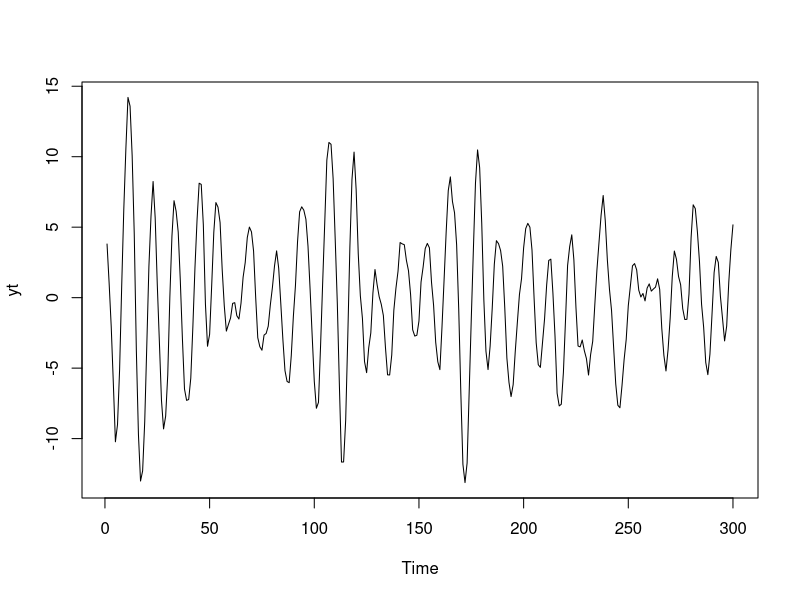
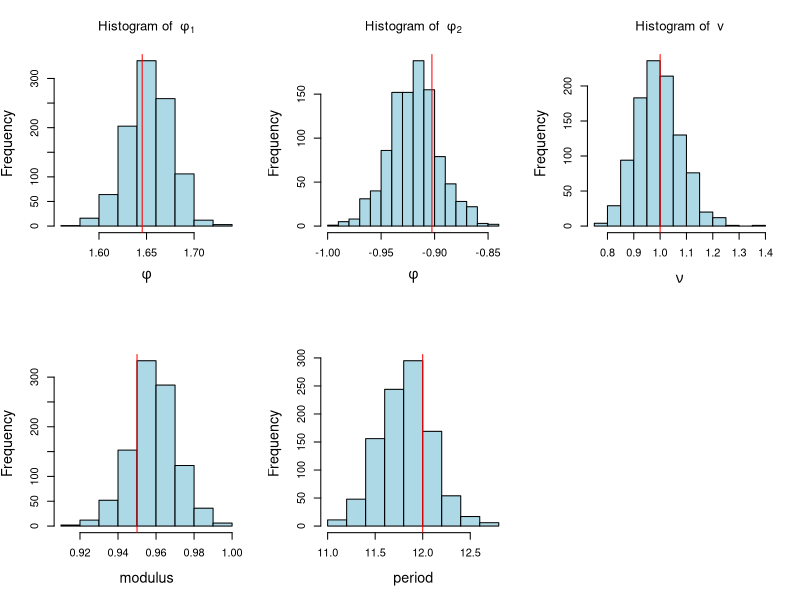

Reproduce these figures in R, in order.
# Simulate 300 observations from an AR(2) with one pair of complex-valued roots 
set.seed(2021)
r=0.95
lambda=12 
phi=numeric(2) 
phi[1]=2*r*cos(2*pi/lambda) 
phi[2]=-r^2
sd=1 # innovation standard deviation
T=300 # number of time points
# generate stationary AR(2) process
yt=arima.sim(n = T, model = list(ar = phi), sd = sd) 
par(mfrow=c(1,1))
plot(yt)

## Compute the MLE of phi and the unbiased estimator of v using the conditional likelihood
p=2
y=rev(yt[(p+1):T]) # response
X=t(matrix(yt[rev(rep((1:p),T-p)+rep((0:(T-p-1)),rep(p,T-p)))],p,T-p));
XtX=t(X)%*%X
XtX_inv=solve(XtX)
phi_MLE=XtX_inv%*%t(X)%*%y # MLE for phi
s2=sum((y - X%*%phi_MLE)^2)/(length(y) - p) #unbiased estimate for v

#####################################################################################
### Posterior inference, conditional likelihood + reference prior via 
### direct sampling                 
#####################################################################################

n_sample=1000 # posterior sample size
library(MASS)

## step 1: sample v from inverse gamma distribution
v_sample=1/rgamma(n_sample, (T-2*p)/2, sum((y-X%*%phi_MLE)^2)/2)

## step 2: sample phi conditional on v from normal distribution
phi_sample=matrix(0, nrow = n_sample, ncol = p)
for(i in 1:n_sample){
  phi_sample[i, ]=mvrnorm(1,phi_MLE,Sigma=v_sample[i]*XtX_inv)
}

par(mfrow = c(2, 3), cex.lab = 1.3)
## plot histogram of posterior samples of phi and v

for(i in 1:2){
  hist(phi_sample[, i], xlab = bquote(phi), 
       main = bquote("Histogram of "~phi[.(i)]),col='lightblue')
  abline(v = phi[i], col = 'red')
}

hist(v_sample, xlab = bquote(nu), main = bquote("Histogram of "~v),col='lightblue')
abline(v = sd, col = 'red')

#####################################################
# Graph posterior for modulus and period 
#####################################################
r_sample=sqrt(-phi_sample[,2])
lambda_sample=2*pi/acos(phi_sample[,1]/(2*r_sample))
hist(r_sample,xlab="modulus",main="",col='lightblue')
abline(v=0.95,col='red')
hist(lambda_sample,xlab="period",main="",col='lightblue')
abline(v=12,col='red')


